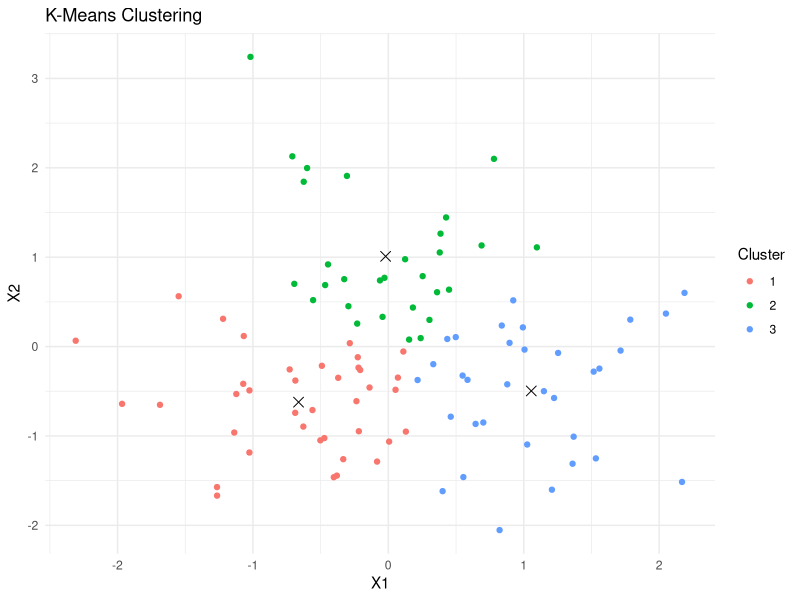

The R source for this figure:
library(ggplot2)

set.seed(123)
data <- data.frame(
  X1 = rnorm(100, mean = 0, sd = 1),
  X2 = rnorm(100, mean = 0, sd = 1)
)

k <- 3
kmeans_result <- kmeans(data, centers = k)

cluster_assignments <- kmeans_result$cluster
cluster_centers <- kmeans_result$centers

print(cluster_assignments)
print(cluster_centers)

clustered_data <- cbind(data, Cluster = factor(cluster_assignments))

ggplot(clustered_data, aes(x = X1, y = X2, color = Cluster)) +
  geom_point() +
  geom_point(data = as.data.frame(cluster_centers), aes(x = X1, y = X2), color = "black", size = 3, shape = 4) +
  labs(title = "K-Means Clustering") +
  theme_minimal()
